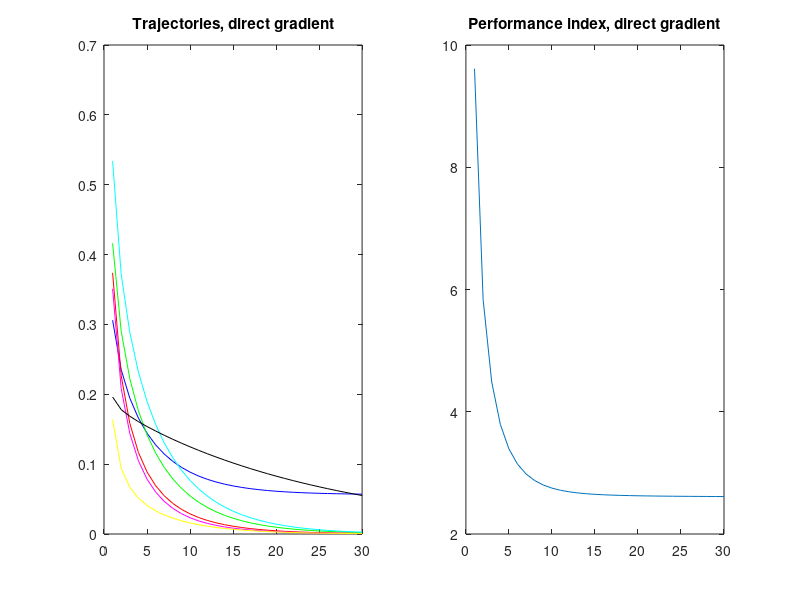

Reproduce this figure in MATLAB.
clear all

%% Init
K = 30;
N = 7;
eps = 0.25;

A = 0.6;
B = 0.9;
Q = 7;
H = 2;
F = 4;

u = zeros(K, N);
u(1, :) = [0.1, 0.4, 0.3, 0.5, 0.2, 0.1, 0.2];
x = zeros(K, N + 1);
x(:, 1) = 0.6;
p = zeros(1, N + 1);
b = zeros(1, N);
J = zeros(K, 1);
t = 0.01;

%% Algorithm
for iter = 1 : K
    for i = 2 : size(x, 2)
        x(iter, i) = A * x(iter, i - 1) ^ 2 + B * u(iter, i - 1);
    end
    p(end) = 2 * F * x(end) ^ 3;
    for i = N : -1 : 1
        p(i) = 2 * x(iter,i) * (Q + p(i + 1) * A);
    end
    for i = 1 : length(b)
        b(i) = 2 * H * u(iter, i) + B * p(i + 1);
    end
    J(iter) = sum(Q * x(iter, 1 : end - 1) .^ 2 + H * u(iter, :) .^ 2) + ...
              F / 2 * x(end) ^ 4;   
    if norm(b) < eps
        break;
    end
    u(iter + 1, :) = u(iter, :) - t * b;
end

%% Plot
colors = ['b', 'g', 'r', 'c', 'm', 'y', 'k'];
figure;
subplot(1, 2, 1);
for i = 2 : N + 1
    plot(x(1 : iter, i), colors(i - 1));
    hold on;
end
title('Trajectories, direct gradient');
hold off;

subplot(1, 2, 2);
plot(J(1 : iter));
title('Performance index, direct gradient');